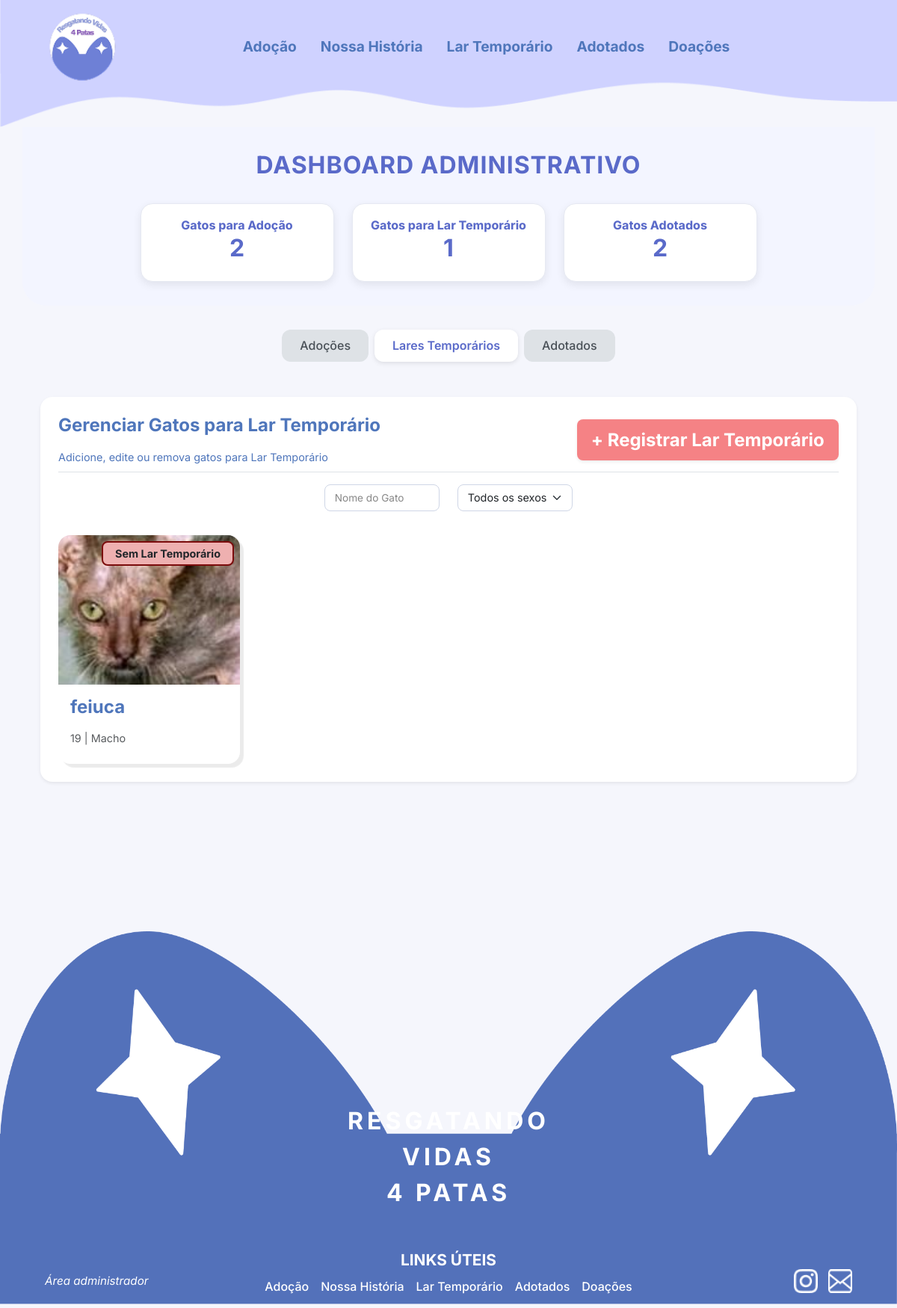
Screenshot of /gatos/dashboard_admin_lar_temporario with the database file from the repository.
### gatos/models.py (models this page shows, shortened)
class Gato(models.Model):
    SEXO_CHOICES = [
        ("M", "Macho"),
        ("F", "Fêmea"),
    ]
    nome = models.CharField(max_length=100, verbose_name="Nome do gato")
    sexo = models.CharField(max_length=1, choices=SEXO_CHOICES, verbose_name="Sexo", blank=False, null=False)
    idade = models.CharField(max_length=10, verbose_name="Idade")
    descricao = models.TextField(max_length=10000, verbose_name="Sobre o gato")
    imagem = models.ImageField(upload_to="gatos/", verbose_name="Foto do gato")
    lar_temporario = models.BooleanField(default=False, verbose_name="Precisa de lar temporário")
    cuidado = models.ForeignKey(Cuidado, on_delete=models.CASCADE, verbose_name="Cuidados")
    temperamento = models.ForeignKey(Temperamento, on_delete=models.CASCADE, verbose_name="Temperamento")
    sociavel = models.ForeignKey(Sociavel, on_delete=models.CASCADE, verbose_name="Socialização")
    moradia = models.ForeignKey(Moradia, on_delete=models.CASCADE, verbose_name="Moradia adequada")
    adotado = models.BooleanField(default=False, verbose_name="Adotado")
    created_at = models.DateTimeField(auto_now_add=True, verbose_name="Criado em")
    updated_at = models.DateTimeField(auto_now=True, verbose_name="Atualizado em")
    class Meta:
        verbose_name = "Gato"
        verbose_name_plural = "Gatos"
        db_table = "gatos"
        ordering = ["-created_at"]

### gatos/views.py (the view)
# urls.py: path("dashboard_admin_lar_temporario", dashboard_admin_lar_temporario, name="dashboard_admin_lar_temporario"),    # Função para conseguir acessar a tela de DashBoard do Admin - Com os gatos para Lar_T
def dashboard_admin_lar_temporario(request):
    gatos = Gato.objects.filter(lar_temporario=True)
    gatos = gatos.exclude(id__in=Adotados.objects.values_list('gato_id', flat=True))
    nome = request.GET.get("nome")
    if nome:
        gatos = gatos.filter(nome__icontains=nome)
    sexo = request.GET.get("sexo")
    if sexo in ["M", "F"]:
        gatos = gatos.filter(sexo=sexo)
    gatos_em_lar_ids = LarTemporarioAtual.objects.values_list("gato_id", flat=True)
    for gato in gatos:
        gato.em_lar = gato.id in gatos_em_lar_ids
    context = {
        "gatos": gatos,
    }
    return render(request, "gatos/dashboard_admin_lar_temporario.html", context)

### gatos/context_processors.py (called while the page is built)
def dashboard_totals(request):
    total_para_adocao = Gato.objects.exclude(id__in=Adotados.objects.values("gato")).count()
    total_lar_temporario = Gato.objects.filter(lar_temporario=True).exclude(id__in=Adotados.objects.values("gato")).count()
    total_adotados = Adotados.objects.count()
    return {
        "total_para_adocao": total_para_adocao,
        "total_lar_temporario": total_lar_temporario,
        "total_adotados": total_adotados,
    }

### gatos/templates/gatos/dashboard_admin_lar_temporario.html (shortened to what this page needs)
{% extends "ong/base_admin.html" %}
{% load static %}
{% block content %}
<link rel="stylesheet" href="{% static 'css/dashboard_admin_adocoes.css' %}">
<div class="container py-4">
    <div class="p-4 bg-white shadow-sm rounded-4">
        <div class="d-flex justify-content-between align-items-center mb-3 border-bottom pb-2">
            <div>
                <h2 class="fw-bold text-primary">Gerenciar Gatos para Lar Temporário</h2>
                <p class="subtitle-custom mb-0">Adicione, edite ou remova gatos para Lar Temporário</p>
            </div>
            <a href="" class="btn btn-danger fw-bold shadow-sm rounded-3"> + Registrar Lar Temporário </a>
        </div>
        <form method="GET" action="">
            <div class="row justify-content-center mb-4">
                <div class="col-md-2 col-sm-4 mb-2">
                    <input type="text" name="nome" class="form-control form-control-sm search-input" placeholder="Nome do Gato" onkeyup="debounceSubmit(this.form, 600)" value="{{ request.GET.nome|default:'' }}">
                </div>
                <div class="col-md-2 col-sm-4 mb-2">
                    <select name="sexo" class="form-select form-select-sm search-input" onchange="this.form.submit()">
                        <option value="">Todos os sexos</option>
                    </select>
                </div>
            </div>
        </form>
        <div class="row g-4">
            {% for gato in gatos %}
            <div class="col-lg-3 col-md-4 col-sm-6">
                <div class="card border-0 h-100 rounded-4 overflow-hidden">
                    {% if gato.em_lar %}
                        <div class="position-absolute top-0 end-0 m-2 px-3 py-1 fw-bold rounded-3 text-dark" style="background-color: #B0EEB2; border: 2px solid #227B0C; font-size: 0.9rem;">
                            Em Lar Temporário
                        </div>
                    {% else %}
                        <div class="position-absolute top-0 end-0 m-2 px-3 py-1 fw-bold rounded-3 text-dark" style="background-color: #EEB0B0; border: 2px solid #7B0C0C; font-size: 0.9rem;">
                            Sem Lar Temporário
                        </div>
                    {% endif %}
                    {% if gato.imagem %}
                        <img src="{{ gato.imagem.url }}" class="card-img-top" alt="{{ gato.nome }}" style="object-fit: cover; height: 200px;">
                    {% else %}
                        <img src="https://placehold.co/300x200?text=Sem+Foto" class="card-img-top" alt="Sem imagem">
                    {% endif %}
                    <div class="card-body d-flex flex-column">
                        <div class="d-flex justify-content-between align-items-center mb-2">
                            <h5 class="card-title mb-0 fw-bold text-primary">{{ gato.nome }}</h5>
                        </div>
                        <p class="card-text mb-2 text-muted small"> {{ gato.idade }} |
                            {% if gato.sexo == 'M' %}
                            Macho
                            {% else %}
                            Fêmea
                            {% endif %}
                        </p>
                    </div>
                </div>
            </div>
            {% empty %}
            <p class="text-muted text-center">Nenhum gato cadastrado para lar temporário.</p>
            {% endfor %}
        </div>
    </div>
</div>
{% endblock %}

### ong/static/css/style.css (style rules this page uses)
html, body { margin: 0; padding: 0; }
.fw-bold { font-size: 1.5rem; }
p { margin-top: 4%; }

### gatos/static/css/dashboard_admin_adocoes.css (style rules this page uses)
body { background-color: #f5f6fc; font-family: "Inter", sans-serif; }
.bg-white { background: #fff; border-radius: 20px; box-shadow: 0 4px 16px rgba(0, 0, 0, 0.05); }
h2 { color: #4F76BB; font-weight: 700; }
.text-primary { color: #4F76BB !important; }
.card { border-radius: 16px; transition: transform 0.2s ease, box-shadow 0.3s ease; border: 1px solid #e6e9f2; box-shadow: 0 4px 12px rgba(0, 0, 0, 0.08); }
.card-title { font-weight: 800; font-size: 1.3rem; color: #4F76BB; }
.card-text { font-size: 0.9rem; color: #4F76BB; }
.btn-danger { background-color: #F58285 !important; border: none; border-radius: 10px; padding: 0.6rem 1.2rem; transition: all 0.3s ease; }
.form-control, .form-select { border-radius: 12px; padding: 0.6rem 1rem; border: 1px solid #4F76BB; }
.subtitle-custom { color: #4F76BB; font-size: 0.9rem; }
.search-input { font-size: 0.9rem; height: 36px; border-radius: 8px; border: 1px solid #cfd6e6; padding: 0.4rem 0.8rem; box-shadow: none; }
.search-input::placeholder { font-size: 0.85rem; color: #888; }
.row.g-4>.col-lg-3>.card, .row.g-4>.col-md-4>.card, .row.g-4>.col-sm-6>.card { border-radius: 16px; transition: transform 0.2s ease, box-shadow 0.3s ease; border: 1px solid #e6e9f2; box-shadow: 5px 5px 1px rgba(0, 0, 0, 0.08); }
.container.py-4 { padding-bottom: 0 !important; margin-bottom: 0 !important; }

### rows the page displays
Gato: shows "Sem Lar Temporário", imagem (picture), nome "feiuca", idade "19", sexo "Macho"

### other values shown
{{ total_para_adocao|default:"0" }} "2"
{{ total_lar_temporario|default:"0" }} "1"
{{ total_adotados|default:"0" }} "2"
